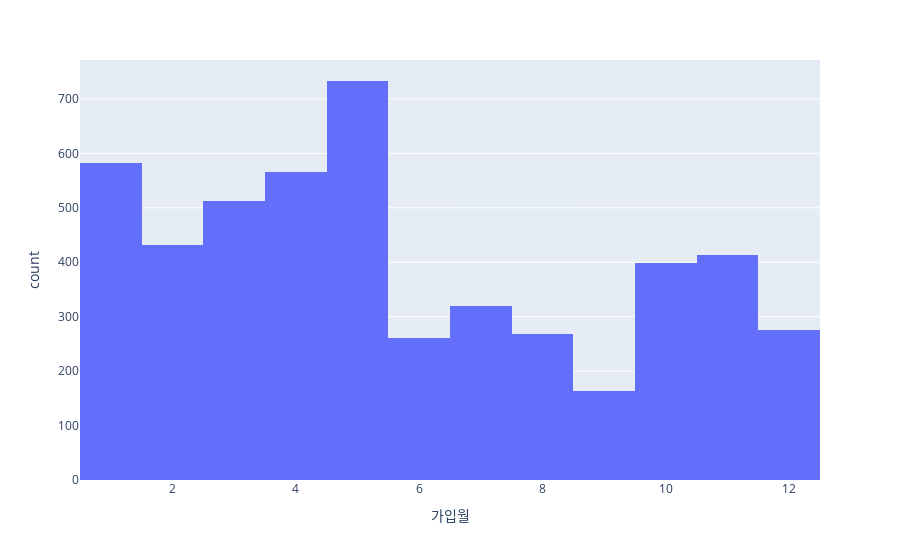

Source (notebook cell):
### Code cell
fig = px.histogram(df, x="가입월")
fig.show()

### Figure 1 — Plotly figure (JSON) as saved in the notebook; plotly's stock layout.template omitted (floating-point values rounded to 4 significant figures; data arrays with more than 128 entries replaced by an {"elided": "..."} marker saying what was removed)
{"data": [{"alignmentgroup": "True", "bingroup": "x", "hovertemplate": "가입월=%{x}<br>count=%{y}<extra></extra>", "legendgroup": "", "marker": {"color": "#636efa", "pattern": {"shape": ""}}, "name": "", "offsetgroup": "", "orientation": "v", "showlegend": false, "type": "histogram", "x": {"elided": "4924 int values"}, "xaxis": "x", "yaxis": "y"}], "layout": {"barmode": "relative", "legend": {"tracegroupgap": 0}, "margin": {"t": 60}, "xaxis": {"anchor": "y", "domain": [0, 1], "title": {"text": "가입월"}}, "yaxis": {"anchor": "x", "domain": [0, 1], "title": {"text": "count"}}}}
